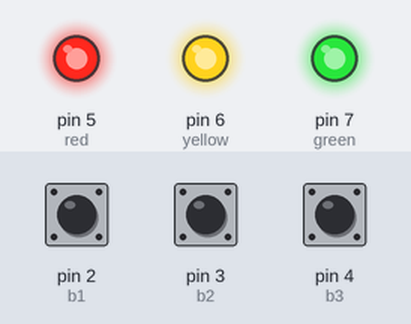
Recording of a sketch running on a simulated Arduino Uno, built with avr-gcc and run on an emulated ATmega328P. Parts: output pins drawn as LEDs (lit = HIGH). Inputs (shaded band) come from the test bench; at power-on: pin 2 (b1) HIGH, pin 3 (b2) HIGH, pin 4 (b3) HIGH.

Above: at 1.2 s.
1.3 s: pin 2 (b1) pulled LOW for 0.15 s
At 1.37 s:
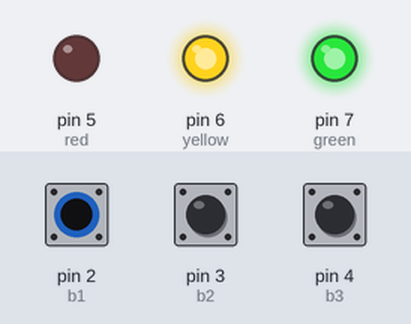
2.9 s: pin 3 (b2) pulled LOW for 0.15 s
At 2.97 s:
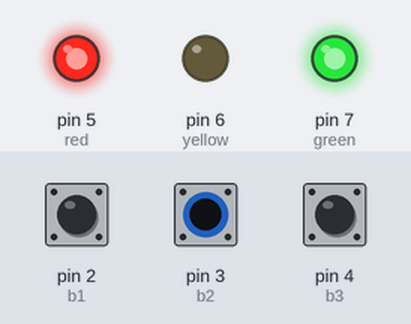
4.5 s: pin 4 (b3) pulled LOW for 0.15 s
At 4.57 s:
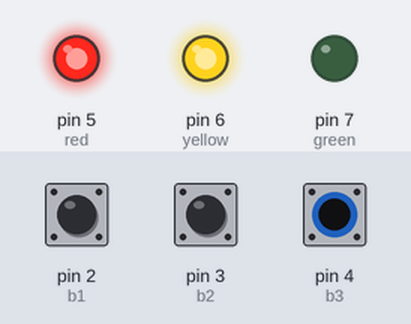
6.1 s: pin 4 (b3) pulled LOW for 3.2 s
At 10.1 s:
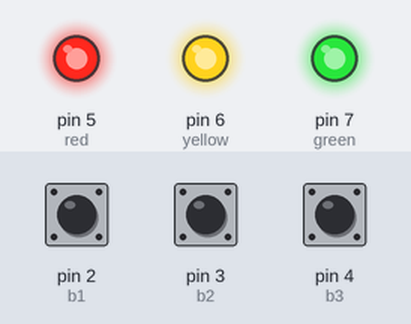
10.8 s: pin 2 (b1) pulled LOW for 3.2 s
At 11.2 s:
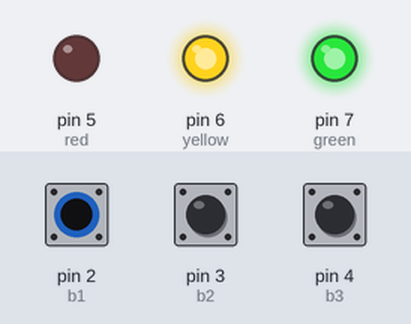
15.5 s: pin 2 (b1) driven LOW and pin 3 (b2) driven LOW
At 16.0 s:
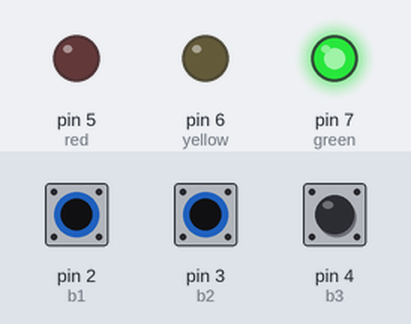
Timing chart, 0 to 18.0 s (numbered marks = the images above; inputs shaded):
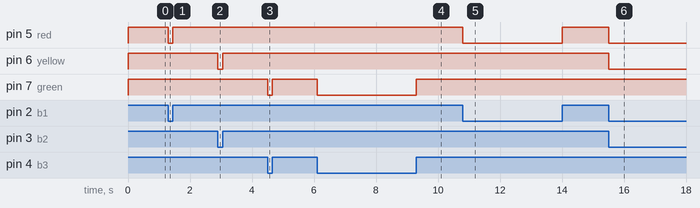

Measured:
- after the input at 1.3 s, pin 5 (red): HIGH → LOW at once, → HIGH 0.15 s later
- after the input at 2.9 s, pin 6 (yellow): HIGH → LOW at once, → HIGH 0.15 s later
- after the input at 4.5 s, pin 7 (green): HIGH → LOW at once, → HIGH 0.15 s later
- after the input at 6.1 s, pin 7 (green): HIGH → LOW at once, → HIGH 3.2 s later
- after the input at 10.8 s, pin 5 (red): HIGH → LOW at once, → HIGH 3.2 s later
- after the input at 15.5 s, pin 5 (red), pin 6 (yellow): HIGH → LOW at once

The sketch:

pushbuttons.ino
```cpp
int b1 = 2;
int b2 = 3;
int b3 = 4;
int red = 5;
int yellow = 6;
int green = 7;
bool e1;
bool e2;
bool e3;


void setup() {
Serial.begin(9600);
pinMode(b1, INPUT_PULLUP);
pinMode(b2, INPUT_PULLUP);
pinMode(b3, INPUT_PULLUP);
pinMode(red, OUTPUT);
pinMode(yellow, OUTPUT);
pinMode(green, OUTPUT);
  // put your setup code here, to run once:

}

void loop() {
e1 = digitalRead(b1);
e2 = digitalRead(b2);
e3 = digitalRead(b3);
if(!e1 && !e2 && !e3){
  digitalWrite(red,LOW);
  digitalWrite(yellow,LOW);
  digitalWrite(green,LOW);
}
if(!e1 && !e2 && e3){
  digitalWrite(red,LOW);
  digitalWrite(yellow,LOW);
  digitalWrite(green,HIGH);
}
if(!e1 && e2 && !e3){
  digitalWrite(red,LOW);
  digitalWrite(yellow,HIGH);
  digitalWrite(green,LOW);
}
if(!e1 && e2 && e3){
  digitalWrite(red,LOW);
  digitalWrite(yellow,HIGH);
  digitalWrite(green,HIGH);
}
if(e1 && !e2 && !e3){
  digitalWrite(red,HIGH);
  digitalWrite(yellow,LOW);
  digitalWrite(green,LOW);
}
if(e1 && !e2 && e3){
  digitalWrite(red,HIGH);
  digitalWrite(yellow,LOW);
  digitalWrite(green,HIGH);
}
if(e1 && e2 && !e3){
  digitalWrite(red,HIGH);
  digitalWrite(yellow,HIGH);
  digitalWrite(green,LOW);
}
if(e1 && e2 && e3){
  digitalWrite(red,HIGH);
  digitalWrite(yellow,HIGH);
  digitalWrite(green,HIGH);
}

  // put your main code here, to run repeatedly:
}
```
